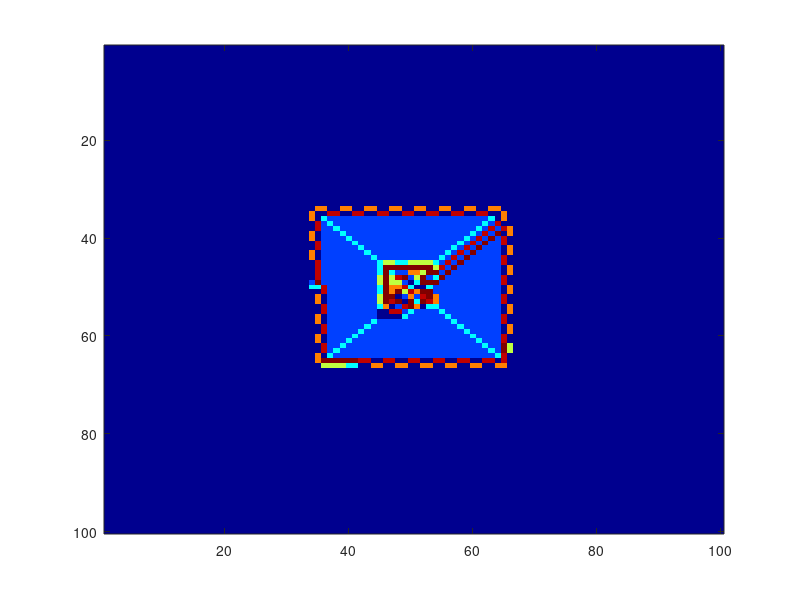

This figure's MATLAB source:
clear all; %close all; clc;

T = 10000;
N = 100;
world = zeros(N, N);

% Colors and rules
color = [0 12 24 36 48 60 72 84 96];
turn = [1 1 1 1 -1 1 1 1 1]; % 1=left, -1=right

% Initial coordinates of painter
x_old = N/2;
x_new = N/2;
y_old = N/2;
y_new = N/2 - 1;
world(y_new, x_new) = color(1);

% Step in time and paint
figure()
colormap('jet')
for t = 1:T
    % Update coordinates
    x = x_new;
    y = y_new;
    
    idx = world(y, x) == color;
    world(y, x) = color(circshift(idx, 1));
    
   % Update old coordinates
    x_new = x + turn(idx)*(y_old - y);
    y_new = y + turn(idx)*(x - x_old);
    x_old = x;
    y_old = y;
    
    % Paint :)
    %image(world)
    %pause(0.002);
end

% Final world
image(world);
